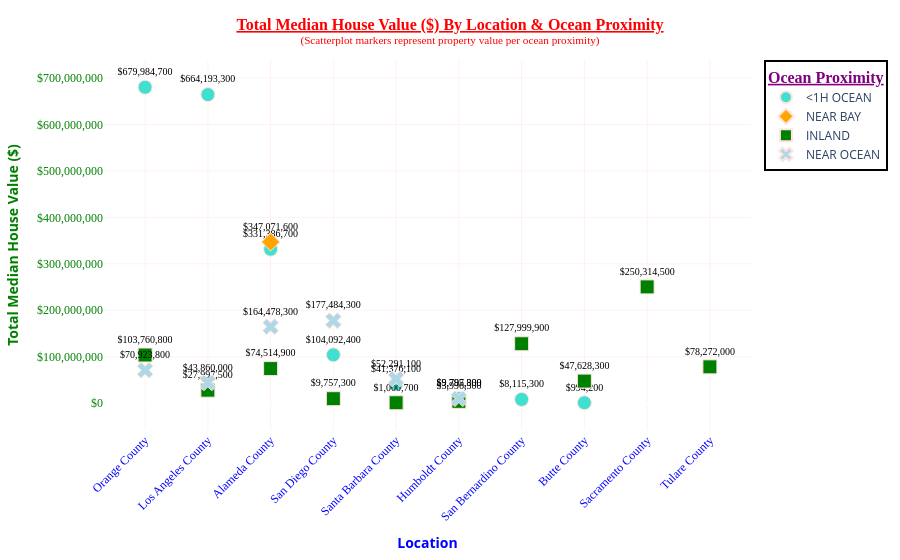

Here is the notebook cell this chart was saved with:
### Markdown cell above
**`Scatterplot - Total Median House Value ($) By Location & Ocean Proximity`**.

### Code cell
# ── Imports ──────────────────────────────────────────────────────────────────
import plotly.express as px
# import plotly.io as pio                                 # 👈 Add this

# pio.renderers.default = "plotly_mimetype+notebook"     # 👈 Add this
# # ─────────────────────────────────────────────────────────────────────────────

fig = px.scatter(
    c_loc_op,
    x="location_name",           # Location on X-axis
    y="sum",                      # Total Median House Value on Y-axis
    color="ocean_proximity",      # Color by ocean proximity
    symbol="ocean_proximity",     # Different shape per ocean proximity
    size="sum",                   # Bubble size = sum of properties
    text="sum",                   # Show sum labels on points

    # Fomat hover_data values
    hover_data={
        "Cluster": True,       # no format change
        "count": ":,.0f",      # ✅ formatted as \1,234
        "mean": ":$,.0f",      # ✅ formatted as \$1,234
        "median": ":$,.0f",    # ✅ formatted as \$1,234
        "sum": ":$,.0f",       # ✅ formatted as \$1,234
        "proportion": ":.2%",  # ✅ formatted as 15.00% 
    },
    color_discrete_map={
        "<1H OCEAN": "turquoise",    
        "NEAR BAY": "orange",        
        "INLAND": "green",           
        "NEAR OCEAN": "lightblue",
    },
)
fig.update_traces(
    marker=dict(
        size=14,
        line=dict(width=1, color="mistyrose")  # Marker border
    ),
    texttemplate="%{text:$,.0f}",       # ✅ Formats 1000 → 1,000
    textposition="top center",          #  "inside", "top left", "top center", "top right", "middle left", "middle center", "middle right", "bottom left", "bottom center", "bottom right"
    textfont=dict(family="Tahoma", size=10, color="black"),
    selector=dict(mode="markers+text"),
)

fig.update_layout(
    title={
        "text": "<b><u>Total Median House Value ($) By Location & Ocean Proximity</u></b>"
        "<br><sup>(Scatterplot markers represent property value per ocean proximity)</sup>", 
        "x": 0.5,
        "xanchor": "center",
        "font": {"family": "Tahoma", "size": 16, "color": "red"},
    },
    xaxis_title="<b>Location</b>",
    xaxis=dict(
        color="blue",
        # tickformat="$,.0f",
        tickangle=-45,
        tickfont=dict(family="Tahoma", size=12, color="blue"),
        showgrid=True,           # ✅ Vertical gridlines
        gridcolor="mistyrose",
        gridwidth=0.5,
    ),
    yaxis_title="<b>Total Median House Value ($)</b>",
    yaxis=dict(
        color="green",
        tickformat="$,.0f",
        tickangle=0,
        tickfont=dict(family="Tahoma", size=12, color="green"),
        showgrid=True,           # ✅ Horizontal gridlines
        gridcolor="mistyrose",
        gridwidth=0.5,
    ),
    legend_title={
        "text": "<u><b>Ocean Proximity</b></u>",
        "font": {"family": "Tahoma", "size": 16, "color": "purple"},
    },
    legend=dict(
        bgcolor="white",
        bordercolor="black",
        borderwidth=2,
    ),
    plot_bgcolor="white",
    hoverlabel=dict(             # ✅ Styled hover box
        # bgcolor="white",
        font_size=12,
        font_family="Tahoma",
    )
)

#==#

# Define path
# my_path = r"C:\Users\tailb\Downloads"

#==#

# Save as PNG using path
# fig.write_image(os.path.join(my_path, "X.png"))
# print(f"✅ Saved to: {my_path}/X.png")


#==#

# Save as PDF using path
# fig.write_image(os.path.join(my_path, "X.pdf"), width=1920, height=1080, scale=2)
# print(f"✅ Saved to: {my_path}/X.pdf")


#==#

# ── Save Options (uncomment as needed) ──────────────────────────────────────
# fig.write_image("scatterplot.jpeg")
# fig.write_image("scatterplot.svg")
# fig.write_image("scatterplot.pdf")
# fig.write_html("scatterplot.html")
# ────────────────────────────────────────────────────────────────────────────

# # line = "─" * 60
# # print(line)

#==#

fig.show()

### Figure 1 — Plotly figure (JSON) as saved in the notebook; plotly's stock layout.template omitted (floating-point values rounded to 4 significant figures)
{"data": [{"customdata": [[7, 3226, 210800.0, 193600, 0.1845], [0, 2829, 234800.0, 221000, 0.1618], [5, 1329, 249400.0, 241900, 0.07602], [3, 541, 192400.0, 174600, 0.03094], [9, 200, 206900.0, 180550, 0.01144], [4, 85, 115300.0, 109200, 0.004862], [8, 48, 169100.0, 149200, 0.002746], [6, 9, 110500.0, 100000, 0.0005148]], "hovertemplate": "ocean_proximity=<1H OCEAN<br>location_name=%{x}<br>sum=%{text:$,.0f}<br>Cluster=%{customdata[0]}<br>count=%{customdata[1]:,.0f}<br>mean=%{customdata[2]:$,.0f}<br>median=%{customdata[3]:$,.0f}<br>proportion=%{customdata[4]:.2%}<extra></extra>", "legendgroup": "<1H OCEAN", "marker": {"color": "turquoise", "line": {"color": "mistyrose", "width": 1}, "size": 14, "sizemode": "area", "sizeref": 1700000.0, "symbol": "circle"}, "mode": "markers+text", "name": "<1H OCEAN", "orientation": "v", "showlegend": true, "text": [679984700, 664193300, 331386700, 104092400, 41376100, 9797300, 8115300, 994200], "textfont": {"color": "black", "family": "Tahoma", "size": 10}, "textposition": "top center", "texttemplate": "%{text:$,.0f}", "type": "scatter", "x": ["Orange County", "Los Angeles County", "Alameda County", "San Diego County", "Santa Barbara County", "Humboldt County", "San Bernardino County", "Butte County"], "xaxis": "x", "y": [679984700, 664193300, 331386700, 104092400, 41376100, 9797300, 8115300, 994200], "yaxis": "y"}, {"customdata": [[5, 1546, 224500.0, 204800, 0.08843]], "hovertemplate": "ocean_proximity=NEAR BAY<br>location_name=%{x}<br>sum=%{text:$,.0f}<br>Cluster=%{customdata[0]}<br>count=%{customdata[1]:,.0f}<br>mean=%{customdata[2]:$,.0f}<br>median=%{customdata[3]:$,.0f}<br>proportion=%{customdata[4]:.2%}<extra></extra>", "legendgroup": "NEAR BAY", "marker": {"color": "orange", "line": {"color": "mistyrose", "width": 1}, "size": 14, "sizemode": "area", "sizeref": 1700000.0, "symbol": "diamond"}, "mode": "markers+text", "name": "NEAR BAY", "orientation": "v", "showlegend": true, "text": [347071600], "textfont": {"color": "black", "family": "Tahoma", "size": 10}, "textposition": "top center", "texttemplate": "%{text:$,.0f}", "type": "scatter", "x": ["Alameda County"], "xaxis": "x", "y": [347071600], "yaxis": "y"}, {"customdata": [[1, 1841, 136000.0, 126200, 0.1053], [8, 1026, 124800.0, 113750, 0.05869], [7, 528, 196500.0, 166300, 0.0302], [2, 780, 100300.0, 90450, 0.04461], [5, 392, 190100.0, 173800, 0.02242], [6, 475, 100300.0, 93200, 0.02717], [0, 183, 153000.0, 136800, 0.01047], [3, 97, 100600.0, 87500, 0.005548], [4, 44, 90825, 84250, 0.002517], [9, 9, 111200.0, 88300, 0.0005148]], "hovertemplate": "ocean_proximity=INLAND<br>location_name=%{x}<br>sum=%{text:$,.0f}<br>Cluster=%{customdata[0]}<br>count=%{customdata[1]:,.0f}<br>mean=%{customdata[2]:$,.0f}<br>median=%{customdata[3]:$,.0f}<br>proportion=%{customdata[4]:.2%}<extra></extra>", "legendgroup": "INLAND", "marker": {"color": "green", "line": {"color": "mistyrose", "width": 1}, "size": 14, "sizemode": "area", "sizeref": 1700000.0, "symbol": "square"}, "mode": "markers+text", "name": "INLAND", "orientation": "v", "showlegend": true, "text": [250314500, 127999900, 103760800, 78272000, 74514900, 47628300, 27997500, 9757300, 3996300, 1000700], "textfont": {"color": "black", "family": "Tahoma", "size": 10}, "textposition": "top center", "texttemplate": "%{text:$,.0f}", "type": "scatter", "x": ["Sacramento County", "San Bernardino County", "Orange County", "Tulare County", "Alameda County", "Butte County", "Los Angeles County", "San Diego County", "Humboldt County", "Santa Barbara County"], "xaxis": "x", "y": [250314500, 127999900, 103760800, 78272000, 74514900, 47628300, 27997500, 9757300, 3996300, 1000700], "yaxis": "y"}, {"customdata": [[3, 960, 184900.0, 159250, 0.05491], [5, 553, 297400.0, 281500, 0.03163], [7, 293, 242100.0, 217300, 0.01676], [9, 212, 246700.0, 249800, 0.01213], [0, 178, 246400.0, 221150, 0.01018], [4, 99, 98950.0, 87500, 0.005663]], "hovertemplate": "ocean_proximity=NEAR OCEAN<br>location_name=%{x}<br>sum=%{text:$,.0f}<br>Cluster=%{customdata[0]}<br>count=%{customdata[1]:,.0f}<br>mean=%{customdata[2]:$,.0f}<br>median=%{customdata[3]:$,.0f}<br>proportion=%{customdata[4]:.2%}<extra></extra>", "legendgroup": "NEAR OCEAN", "marker": {"color": "lightblue", "line": {"color": "mistyrose", "width": 1}, "size": 14, "sizemode": "area", "sizeref": 1700000.0, "symbol": "x"}, "mode": "markers+text", "name": "NEAR OCEAN", "orientation": "v", "showlegend": true, "text": [177484300, 164478300, 70923800, 52291100, 43860000, 9795800], "textfont": {"color": "black", "family": "Tahoma", "size": 10}, "textposition": "top center", "texttemplate": "%{text:$,.0f}", "type": "scatter", "x": ["San Diego County", "Alameda County", "Orange County", "Santa Barbara County", "Los Angeles County", "Humboldt County"], "xaxis": "x", "y": [177484300, 164478300, 70923800, 52291100, 43860000, 9795800], "yaxis": "y"}], "layout": {"hoverlabel": {"font": {"family": "Tahoma", "size": 12}}, "legend": {"bgcolor": "white", "bordercolor": "black", "borderwidth": 2, "itemsizing": "constant", "title": {"font": {"color": "purple", "family": "Tahoma", "size": 16}, "text": "<u><b>Ocean Proximity</b></u>"}, "tracegroupgap": 0}, "margin": {"t": 60}, "plot_bgcolor": "white", "title": {"font": {"color": "red", "family": "Tahoma", "size": 16}, "text": "<b><u>Total Median House Value ($) By Location & Ocean Proximity</u></b><br><sup>(Scatterplot markers represent property value per ocean proximity)</sup>", "x": 0.5, "xanchor": "center"}, "xaxis": {"anchor": "y", "color": "blue", "domain": [0, 1], "gridcolor": "mistyrose", "gridwidth": 0.5, "showgrid": true, "tickangle": -45, "tickfont": {"color": "blue", "family": "Tahoma", "size": 12}, "title": {"text": "<b>Location</b>"}}, "yaxis": {"anchor": "x", "color": "green", "domain": [0, 1], "gridcolor": "mistyrose", "gridwidth": 0.5, "showgrid": true, "tickangle": 0, "tickfont": {"color": "green", "family": "Tahoma", "size": 12}, "tickformat": "$,.0f", "title": {"text": "<b>Total Median House Value ($)</b>"}}}}
